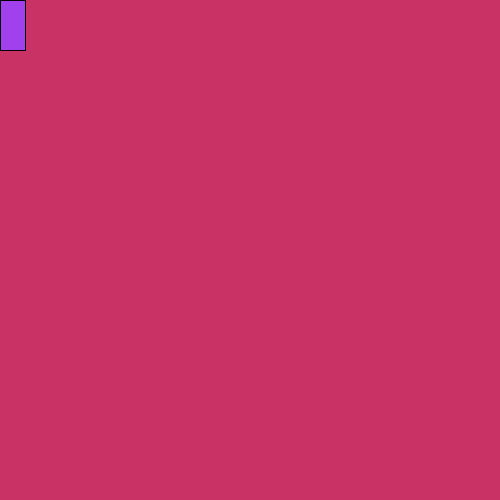
Frame 1 (no input)
Frame 60 (the mouse pressed at the canvas centre just before this capture): identical to frame 1, image omitted
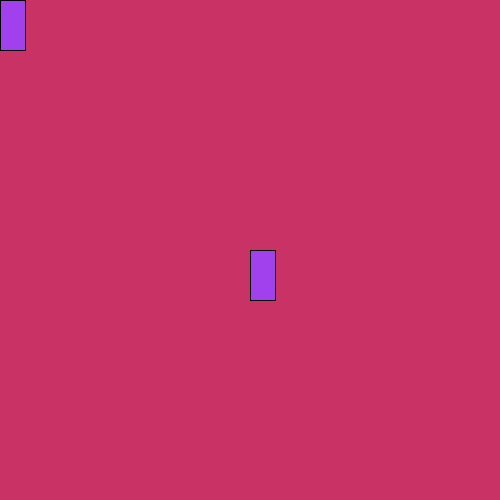
Frame 120 (the mouse held since frame 60 and released just before this capture)

The Processing sketch that drew these frames (run headless with seeded random() and noise(); from frame 60 on, the mouse is pressed at the canvas centre):

// Processing sketch: processing_80930
// ── processing_80930.pde

void setup(){
  size(500,500);
  background(200,50,100);
  fill(random(250),random(250),random(250));
}
void draw(){
  rect(mouseX,mouseY,25,50);
  mouseX=500-mouseX;
  rect(mouseX,mouseY,25,50);
  if (keyPressed && key == ' '){
    background(random(250),random(250),random(250));
    fill(random(250),random(250),random(250));
}
}
